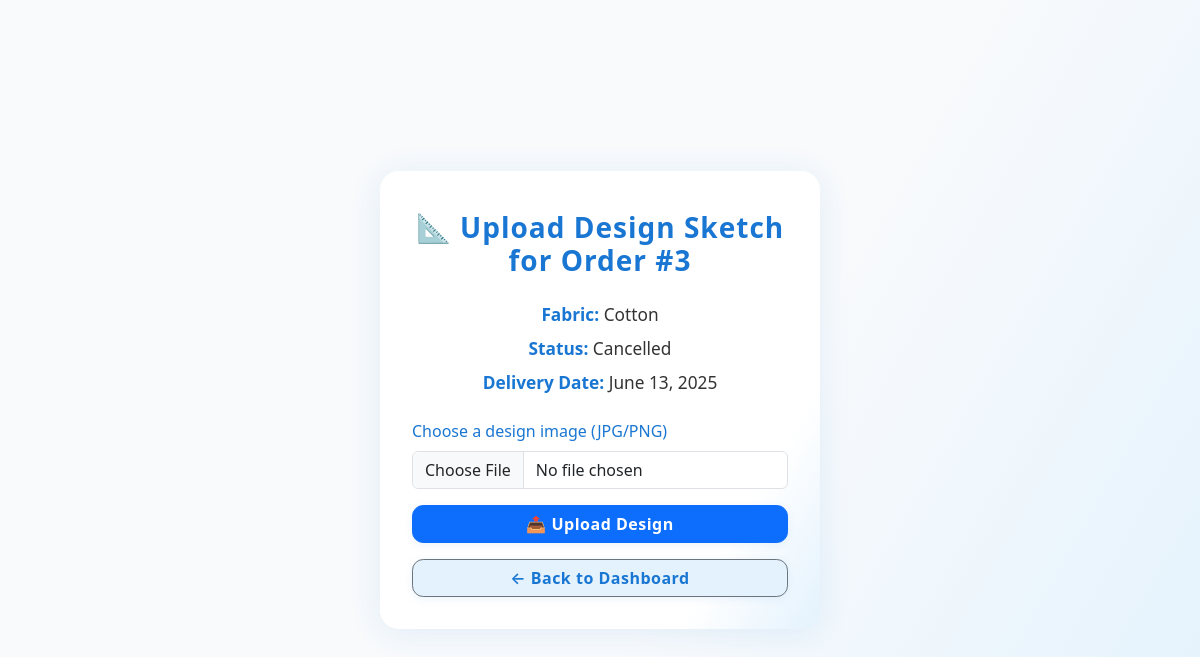
Screenshot of /order/3/design/ with the database file from the repository.
### core/models.py (models this page shows, shortened)
class Order(models.Model):
    customer = models.ForeignKey(Customer, on_delete=models.CASCADE)
    fabric = models.ForeignKey(Fabric, on_delete=models.SET_NULL, null=True)
    tailor = models.ForeignKey(Tailor, on_delete=models.SET_NULL, null=True)
    style_notes = models.TextField()
    measurement = models.ForeignKey(Measurement, on_delete=models.SET_NULL, null=True)
    status = models.CharField(max_length=20, choices=ORDER_STATUS_CHOICES, default="Received")
    order_date = models.DateTimeField(auto_now_add=True)
    delivery_date = models.DateField()
    created_at = models.DateTimeField (auto_now_add=True)
    design_image = models.ImageField(upload_to='designs/', null=True, blank=True,  help_text="Customer uploaded design sketch or reference image")

class Fabric(models.Model):
    name = models.CharField(max_length=100)
    quantity_in_meters = models.FloatField()
    price_per_meter = models.FloatField()

### core/views.py (the view)
# urls.py: path('order/<int:order_id>/design/', views.customer_order_detail, name='customer_order_detail'),
def customer_order_detail(request, order_id):
    order = get_object_or_404(Order, id=order_id)
    if request.method == 'POST' and request.FILES.get('design_image'):
        order.design_image = request.FILES['design_image']
        order.save()
        return redirect('customer_order_detail', order_id=order.id)
    return render(request, 'core/customer_order_detail.html', {'order': order})

### core/templates/core/customer_order_detail.html (shortened to what this page needs)
<!DOCTYPE html>
<html>
<head>
    <link href="https://cdn.jsdelivr.net/npm/bootstrap@5.3.0/dist/css/bootstrap.min.css" rel="stylesheet">
</head>
<body>
<div class="upload-design-card">
    <h3>📐 Upload Design Sketch for Order #{{ order.id }}</h3>
    <div class="order-info mb-4 text-center">
        <p><strong>Fabric:</strong> {{ order.fabric.name }}</p>
        <p><strong>Status:</strong> {{ order.status }}</p>
        <p><strong>Delivery Date:</strong> {{ order.delivery_date }}</p>
    </div>
    <form method="POST" enctype="multipart/form-data" class="mt-3">
        <div class="mb-3">
            <label for="designImage" class="form-label">Choose a design image (JPG/PNG)</label>
            <input type="file" name="design_image" accept="image/*" class="form-control" required>
        </div>
        <button type="submit" class="btn btn-primary">📤 Upload Design</button>
    </form>
    <a href="{% url 'customer_dashboard' %}" class="btn btn-secondary mt-3">← Back to Dashboard</a>
</div>
</body>
</html>

### core/templates/core/customer_order_detail.html (style rules this page uses)
body { background: linear-gradient(120deg, #f8fafc 60%, #e3f2fd 100%); min-height: 100vh; display: flex; align-items: center; justify-content: center; }
.upload-design-card { background: linear-gradient(120deg, #fff 80%, #e3f2fd 100%); border-radius: 1.2rem; box-shadow: 0 4px 32px rgba(25,118,210,0.10); padding: 2.5rem 2rem 2rem 2rem; max-width: 440px; margin: 2.5rem auto; animation: fadeInUp 1s both; border: none; }
h3 { color: #1976d2; font-weight: bold; letter-spacing: 1px; margin-bottom: 1.5rem; text-align: center; animation: fadeInDown 1s both; }
.order-info p { margin-bottom: 0.5rem; color: #333; font-size: 1.08rem; }
.order-info strong { color: #1976d2; }
.form-label { color: #1976d2; font-weight: 500; }
.btn-primary, .btn-secondary { border-radius: 0.7rem; font-weight: 600; letter-spacing: 0.5px; transition: box-shadow 0.3s, background 0.3s, color 0.2s, transform 0.2s; box-shadow: 0 2px 8px rgba(25,118,210,0.08); width: 100%; }
.btn-secondary { background: #e3f2fd; color: #1976d2; margin-top: 1rem; }

### rows the page displays
Order: id "3", fabric.name "Cotton", status "Cancelled", delivery_date "June 13, 2025"
